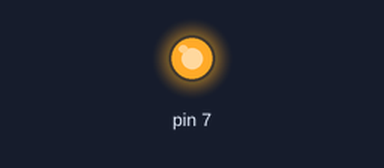
Simulated run of this program. Board: Raspberry Pi (header pin numbers). On the bench: output pins drawn as LEDs (lit = HIGH). At 2.0 s the program stops and its outputs stay as they are.

Above: at 0.1 s.
At 1.1 s:
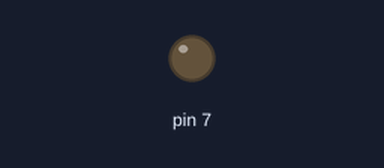
Timing chart, 0 to 2.6 s (numbered marks = the images above):
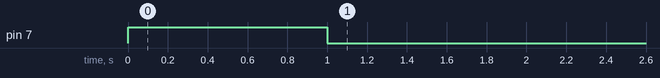

Measured:
- by itself, pin 7: LOW → HIGH at 0.00 s, → LOW 1.0 s later

The program:

prog1.py
```python
import RPi.GPIO as GPIO
import time

GPIO.setmode(GPIO.BOARD)
GPIO.setup(7, GPIO.OUT)

def Blink(speed):
    GPIO.output(7,True)
    time.sleep(speed)
    GPIO.output(7,False)
    time.sleep(speed)
    GPIO.cleanup()

Blink(1)
```
